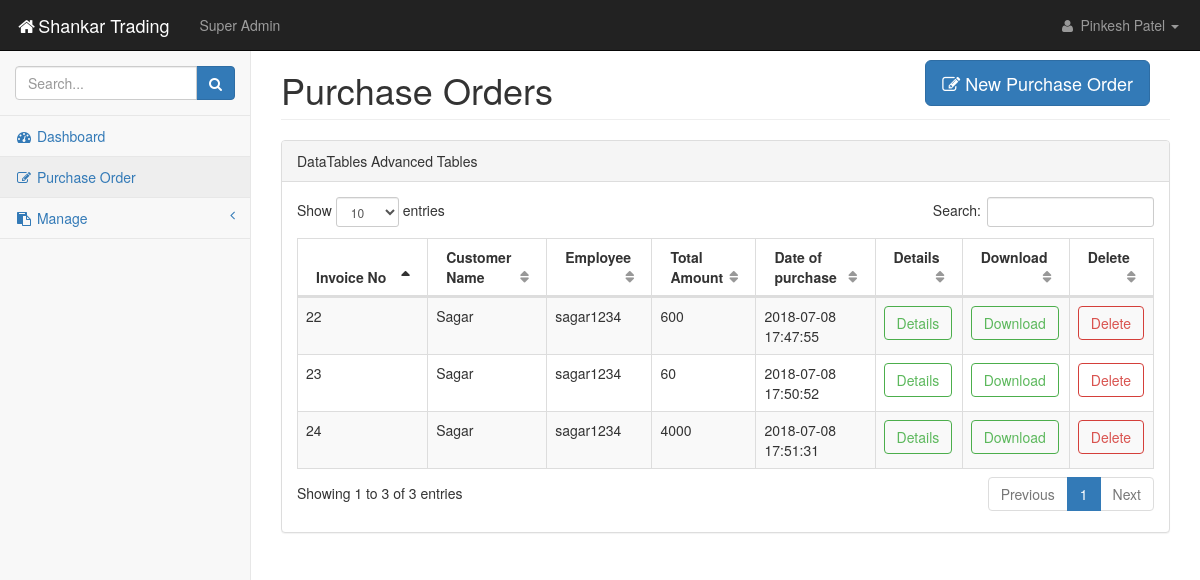
Screenshot of /pages/tables5.php (signed in) with the database file from the repository.
### tables this page shows
CREATE TABLE `tbl_transation_header` (
  `invoice` int(11) NOT NULL,
  `customer_name` varchar(50) NOT NULL,
  `employee_uname` varchar(50) NOT NULL,
  `total_amt` float NOT NULL,
  `date_time` timestamp NOT NULL DEFAULT CURRENT_TIMESTAMP ON UPDATE CURRENT_TIMESTAMP
);

### pages/tables5.php (the view, shortened to what this page needs)
<?php
include "sidepanel.php";
?>
            <div id="page-wrapper">
                <div class="row">
                    <div class="col-lg-12">
                        <form action="forms5.php" method="POST">
                    <button type="submit" class="btn btn-primary btn-lg" style="float:right;margin:30px 20px 0px 0px;" name="addbtn">
                        <i class="fa fa-edit"></i> New Purchase Order</button></form>
                        <h1 class="page-header">Purchase Orders</h1>
                    </div>
                </div>
                <div class="row">
                    <div class="col-lg-12">
                        <div class="panel panel-default">
                            <div class="panel-heading">
                                DataTables Advanced Tables
                            </div>
                            <div class="panel-body">
                                <div class="dataTable_wrapper">
                                    <table class="table table-striped table-bordered table-hover" id="dataTables-example">
                                    <col width="130">
                                        <thead>
                                            <tr>
                                                    <th>Invoice No</th>
                                                  <th>Customer Name</th>
                                                  <th>Employee</th>
                                                  <th>Total Amount</th>
                                                  <th>Date of purchase</th>
                                                  <th>Details</th>
                                                  <th>Download</th>
                                                  <th>Delete</th>
                                            </tr>
                                        </thead>
                                        <tbody>
                                            <?php
                                            $sql = "SELECT * FROM `tbl_transation_header`";
                                            $result = $conn->query($sql);
                                            while($row=$result->fetch_assoc()){?>
                                        <tr class="odd gradeX">
                                                <td><?php echo $row['invoice'];?></td>
                                                <td><?php echo $row['customer_name'];?></td>
                                                <td><?php echo $row['employee_uname'];?></td>
                                                <td><?php echo $row['total_amt'];?></td>
                                                <td><?php echo $row['date_time'];?></td>
                                                <td class="center">
                                                      <form action="bill.php" method="POST">
                                                      <button type="submit" class="btn btn-outline btn-success" name="detailbtn">Details</button>
                                                      </form>
                                                  </td>
                                                  <td class="center">
                                                      <form action="pdflib.php" method="POST">
                                                      <button type="submit" class="btn btn-outline btn-success" name="detailbtn">Download</button>
                                                      </form>
                                                  </td>
                                                  <td class="center">
                                                      <form action="delete_user.php" method="POST">
                                                      <button type="submit" onclick="return confirm_delete()" class="btn btn-outline btn-danger" name="deletebtn_order">Delete</button>
                                                    </form>
                                                </td>
                                       </tr>
                                            <?php } ?>
                                        </tbody>
                                    </table>
                                </div>
                            </div>
                        </div>
                    </div>
                </div>
            </div>
        </div>
    </body>
</html>

### css/startmin.css (style rules this page uses)
body { background-color: #f8f8f8; }
#page-wrapper { padding: 30px 15px 0 15px; min-height: 568px; background-color: #fff; }
@media (min-width:768px) { #page-wrapper { position: inherit; margin-left: 250px; padding: 30px 30px 0 30px; border-left: 1px solid #e7e7e7; } }
.btn-outline { color: inherit; background-color: transparent; transition: all .5s; }
.btn-success.btn-outline { color: #5cb85c; }
.btn-danger.btn-outline { color: #d9534f; }
table.dataTable thead .sorting, table.dataTable thead .sorting_asc, table.dataTable thead .sorting_desc, table.dataTable thead .sorting_asc_disabled, table.dataTable thead .sorting_desc_disabled { background: 0 0; }
table.dataTable thead .sorting_asc:after { content: "\f0de"; float: right; font-family: fontawesome; }
table.dataTable thead .sorting:after { content: "\f0dc"; float: right; font-family: fontawesome; color: rgba(50,50,50,.5); }

### rows the page displays
tbl_transation_header: invoice "22", customer_name "Sagar", employee_uname "sagar1234", total_amt "600", date_time "2018-07-08 17:47:55"
tbl_transation_header: invoice "23", customer_name "Sagar", employee_uname "sagar1234", total_amt "60", date_time "2018-07-08 17:50:52"
tbl_transation_header: invoice "24", customer_name "Sagar", employee_uname "sagar1234", total_amt "4000", date_time "2018-07-08 17:51:31"

### other values shown
$_SESSION['fname'] "Pinkesh"
$_SESSION['lname'] "Patel"
